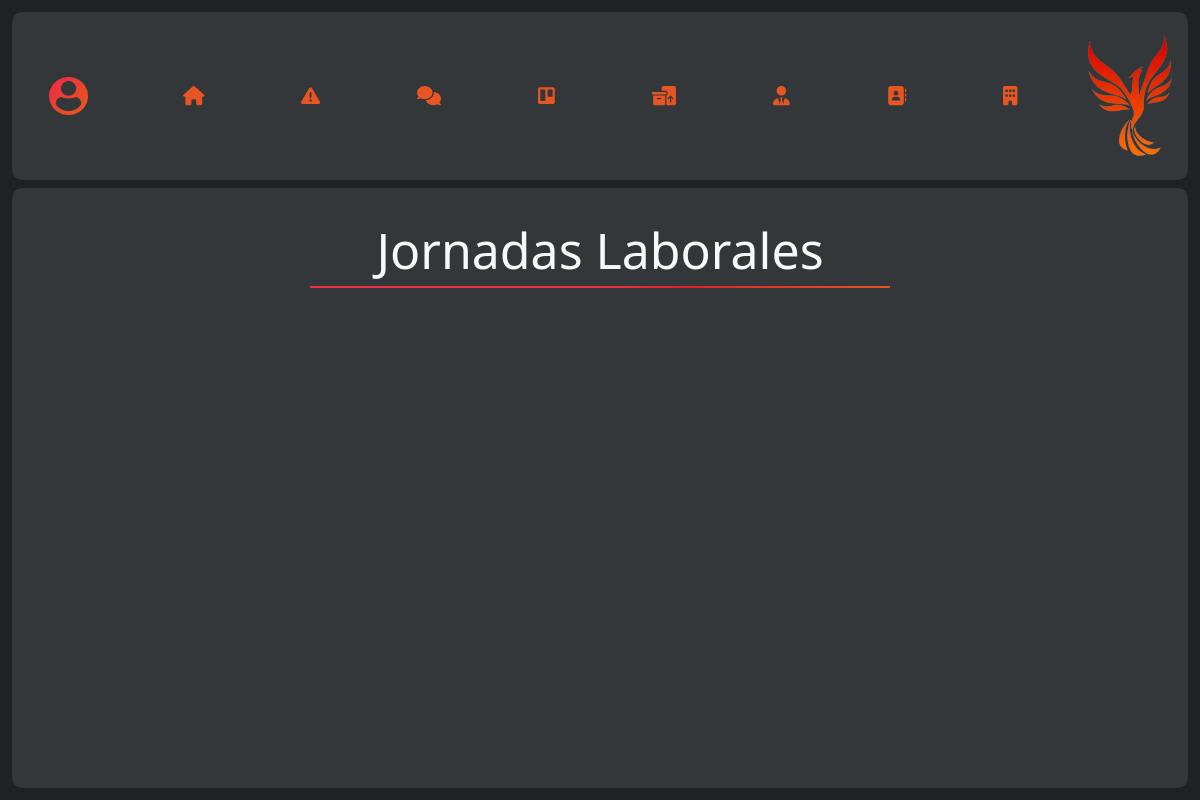
The app's page /jornadas/, older data.
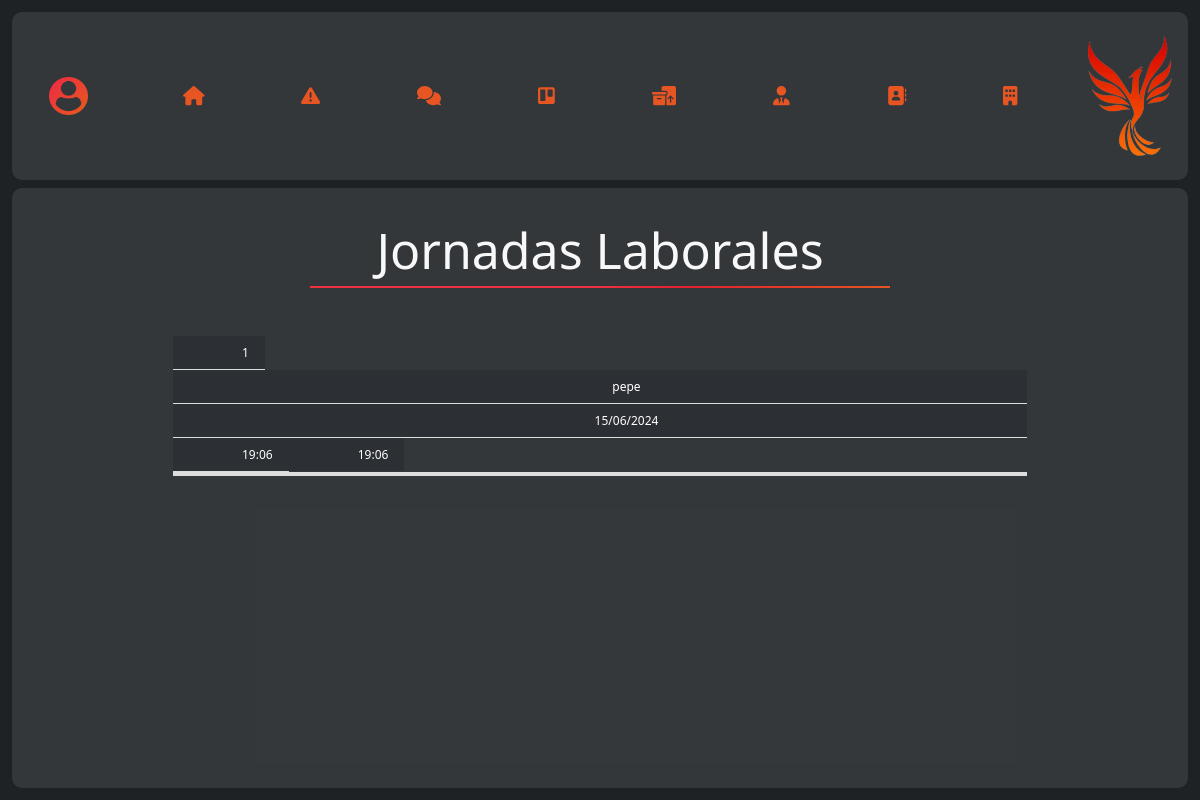
The same page, newer data.
### fichaje/models.py (models this page shows, shortened)
class Registro(models.Model):
    empleado = models.ForeignKey(User, on_delete=models.CASCADE)
    fecha = models.DateField()
    inicio = models.DateTimeField()
    fin = models.DateTimeField(null=True)

### fichaje/views.py (the view)
# urls.py: path('jornadas/', views.jornadas, name='jornadas'),
def jornadas(request, id_employee=None):
    if id_employee:
        registers = Registro.objects.filter(empleado__id=id_employee).order_by('inicio').reverse()
        return render(request, 'fichaje/registros.html', {'registers': registers, 'id_employee': id_employee})
    else:
        registers = Registro.objects.all().order_by('inicio').reverse()
        return render(request, 'fichaje/registros.html', {'registers': registers})

### templates/fichaje/registros.html (shortened to what this page needs)
{% extends '../global/cdns.html' %}
{% load static %}
{% block content %}
    {% include 'global/submenu.html' %}
    <section class="sectionRegistros box d-flex flex-column contenedor">
        <h2 class='tittle' id="titulo">Jornadas Laborales</h2>
        <div class="registros__contenido mx-auto overflow-hidden h-75 w-75 px-2 mt-5">
            <div class="overflow-y-auto barScroll h-100">
                <table class="table table-dark table-striped tabla">
                    <tbody>
                        {% for register in registers %}
                            <tr class="tabla__linea fs-5">
                                <td class="px-3 d-none d-sm-table-cell">{{register.id}}</td>
                                <td class="text-center px-3">{{register.empleado.username}}</td>
                                <td class="text-center px-3">{{register.fecha|date:'d/m/Y'}}</td>
                                <td class="text-center px-3 d-none d-sm-table-cell">{{register.inicio|date:'H:m'}}</td>
                                <td class="text-center px-3 d-none d-sm-table-cell">{% if register.fin %} {{register.fin|date:'H:m'}} {% else %} <i class="fa-solid fa-circle-xmark" style="color: #e66565;"></i> {% endif %}</td>
                            </tr>
                        {% endfor %}
                    </tbody>
                </table>
            </div>
        </div>
    </section>
{% endblock %}

### templates/global/cdns.html (shortened to what this page needs)
{% load static %}
    <link rel="stylesheet" href="{% static 'style/main.css' %}">
    <link href="https://cdn.jsdelivr.net/npm/bootstrap@5.3.3/dist/css/bootstrap.min.css" rel="stylesheet">
    <link rel="stylesheet" href="https://cdnjs.cloudflare.com/ajax/libs/font-awesome/6.5.2/css/all.min.css" />
</head>
<body>
    <main class="containerPrincipal">
        {% block content %}{% endblock %}
    </main>
</body>

### templates/global/submenu.html (shortened to what this page needs)
{% load static %}
<section class="menuLateral box d-flex flex-column align-items-center justify-content-between">
    <div>
        <a class="link menuLateral__profile" href="/" >
            <img src="{% static 'assets/img/usuario.png' %}" class="profile__photo" alt="Foto de perfil" />
        </a>
        <section class="menuLateral__enlaces">
            <ul class="enlaces__lista">
                <li>
                    <a href="/inicio" id="option_inicio">
                        <i class="fa-solid fa-house"></i>
                    </a>
                </li>
                <li>
                    <a href="/incidents" id="option_incidencias">
                        <i class="fa-solid fa-triangle-exclamation"></i>
                    </a>
                </li>
                <li>
                    <a href="/chat" id="option_chat">
                        <i class="fa-solid fa-comments"></i>
                    </a>
                </li>
                <li>
                    <a href="/trello" id="option_trello">
                        <i class="fa-brands fa-trello"></i>
                    </a>
                </li>
                <li>
                    <a href="/inventario" id="option_inventario">
                        <i class="fa-solid fa-boxes-packing"></i>
                    </a>
                </li>
                <li>
                    <a href="/employees" id="option_empleado">
                        <i class="fa-solid fa-user-tie"></i>
                    </a>
                </li>
                <li>
                    <a href="/clients" id="option_cliente">
                        <i class="fa-solid fa-address-book"></i>
                    </a>
                </li>
                <li>
                    <a href="/enterprises" id="option_empresas">
                        <i class="fa-solid fa-building"></i>
                    </a>
                </li>
            </ul>
        </section>
        <section class="menuLateral__logo d-flex d-none d-sm-block align-items-center justify-content-center py-2">
            <img src="{% static 'assets/img/logo.png' %}" alt="logo" />
        </section>
    </div>
</section>

### static/style/main.css (style rules this page uses)
* { margin: 0; padding: 0; box-sizing: border-box; }
body, html { font-family: "Raleway"; background-color: #1E2225; }
.containerPrincipal { height: 100vh; background-color: #1E2225; color: white; display: flex; gap: 1%; padding: 1%; }
.containerPrincipal .menuLateral { width: 4%; min-width: 70px; }
.containerPrincipal .contenedor { display: flex; flex-direction: column; width: 100%; }
.box { background-color: rgba(85, 89, 91, 0.4); border-radius: 10px; padding: 1vh; }
.tittle { font-size: 50px; color: #F8F8F8; text-align: center; position: relative; padding-top: 3vh; animation: aparecerCentro 2.5s ease forwards; }
.tittle::after { content: ""; position: absolute; bottom: -1vh; left: 0; width: 50%; height: 2px; background-image: linear-gradient(51deg, #ee3040 50%, #e4212e 65%, #e65522 100%); transform: translateX(50%); }
@media screen and (max-width: 1200px) { .menuLateral { width: 100% !important; flex-direction: row !important; } }
@media screen and (max-width: 1200px) { .menuLateral > div { width: 100%; display: flex; align-items: center; justify-content: center; } }
@media screen and (max-width: 1200px) { .menuLateral .menuLateral__profile { width: 10% !important; } }
@media screen and (max-width: 1200px) { .menuLateral .menuLateral__profile img { width: 40% !important; } }
@media screen and (max-width: 1200px) { .menuLateral .menuLateral__enlaces { width: 100%; } }
@media screen and (max-width: 1200px) { .menuLateral .menuLateral__enlaces .enlaces__lista { margin: 0; width: 100%; display: flex !important; align-items: center; justify-content: space-between; padding-inline: 50px; } }
@media screen and (max-width: 1200px) { .menuLateral .menuLateral__enlaces .enlaces__lista li { padding-block: 25px; } }
@media screen and (max-width: 1200px) { .menuLateral .menuLateral__logo { width: 10%; } }
@media screen and (max-width: 1200px) { .containerPrincipal { flex-direction: column; } }
@media screen and (max-width: 1200px) { .containerPrincipal .sectionPedidos, .containerPrincipal .sectionArticulos, .containerPrincipal .sectionPedidosDetalle, .containerPrincipal .sectionArticulosDetalle, .containerPrincipal .sectionArticuloNuevo, .containerPrincipal .sectionPedidoNuevo, .containerPrincipal .sectionRegistros { height: 85vh; } }
.menuLateral .menuLateral__profile { display: flex; align-items: center; justify-content: center; flex-direction: column; }
.menuLateral .menuLateral__profile > img.profile__photo { object-fit: contain; width: 80%; padding: 0.3rem 0; }
.menuLateral .menuLateral__logo img { object-fit: contain; width: 100%; margin-top: 0.5rem; }
.menuLateral .menuLateral__enlaces ul { list-style: none; padding: 0; }
.menuLateral .menuLateral__enlaces ul li { text-align: center; padding: 30% 0; }
.menuLateral .menuLateral__enlaces ul a { font-size: larger; border-radius: 100%; padding: 1rem; text-decoration: none; color: #e65522; transition: background 0.2s linear; }
.tabla tbody tr { cursor: pointer; }
.table { cursor: pointer !important; }
@media screen and (max-width: 1220px) { .table { border: 0px; } }
@media screen and (max-width: 1220px) { .table tr { margin-bottom: 8px; border-bottom: 4px solid #ddd; display: block; } }
@media screen and (max-width: 1220px) { .table th, .table td { font-size: 12px; } }
@media screen and (max-width: 1220px) { .table td { display: block; border-bottom: 1px solid #ddd; text-align: right; } }
@media screen and (max-width: 1220px) { .table td:last-child { border-bottom: 0px; } }
@media screen and (max-width: 1220px) { .table td::before { content: attr(data-label); font-weight: bold; text-transform: uppercase; float: left; margin-right: 3rem; margin-bottom: 1rem; padding-left: 5px; } }

Row changes from the older to the newer data that the page shows:
added Registro: id "1", empleado.username "pepe", fecha "15/06/2024", inicio "19:06", fin "19:06"
